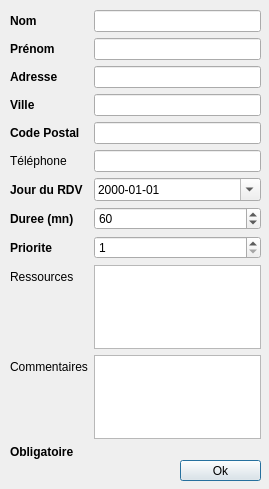
<?xml version="1.0" encoding="UTF-8"?>
<ui version="4.0">
 <class>DialogClient</class>
 <widget class="QDialog" name="DialogClient">
  <property name="geometry">
   <rect>
    <x>0</x>
    <y>0</y>
    <width>269</width>
    <height>489</height>
   </rect>
  </property>
  <property name="windowTitle">
   <string>Ajout d'un client</string>
  </property>
  <widget class="QWidget" name="formLayoutWidget">
   <property name="geometry">
    <rect>
     <x>10</x>
     <y>10</y>
     <width>251</width>
     <height>449</height>
    </rect>
   </property>
   <layout class="QFormLayout" name="formLayoutClient">
    <item row="0" column="0">
     <widget class="QLabel" name="lblNom">
      <property name="font">
       <font>
        <weight>75</weight>
        <bold>true</bold>
       </font>
      </property>
      <property name="text">
       <string>Nom</string>
      </property>
     </widget>
    </item>
    <item row="0" column="1">
     <widget class="QLineEdit" name="leNom">
      <property name="inputMask">
       <string/>
      </property>
     </widget>
    </item>
    <item row="1" column="0">
     <widget class="QLabel" name="lblPrenom">
      <property name="font">
       <font>
        <weight>75</weight>
        <bold>true</bold>
       </font>
      </property>
      <property name="text">
       <string>Prénom</string>
      </property>
     </widget>
    </item>
    <item row="1" column="1">
     <widget class="QLineEdit" name="lePrenom"/>
    </item>
    <item row="2" column="0">
     <widget class="QLabel" name="lblAdresse">
      <property name="font">
       <font>
        <weight>75</weight>
        <bold>true</bold>
       </font>
      </property>
      <property name="text">
       <string>Adresse</string>
      </property>
     </widget>
    </item>
    <item row="2" column="1">
     <widget class="QLineEdit" name="leAdresse"/>
    </item>
    <item row="3" column="0">
     <widget class="QLabel" name="lblVille">
      <property name="font">
       <font>
        <weight>75</weight>
        <bold>true</bold>
       </font>
      </property>
      <property name="frameShape">
       <enum>QFrame::NoFrame</enum>
      </property>
      <property name="text">
       <string>Ville</string>
      </property>
     </widget>
    </item>
    <item row="3" column="1">
     <widget class="QLineEdit" name="leVille"/>
    </item>
    <item row="4" column="0">
     <widget class="QLabel" name="lblCp">
      <property name="font">
       <font>
        <weight>75</weight>
        <bold>true</bold>
       </font>
      </property>
      <property name="text">
       <string>Code Postal</string>
      </property>
     </widget>
    </item>
    <item row="4" column="1">
     <widget class="QLineEdit" name="leCp">
      <property name="inputMask">
       <string/>
      </property>
      <property name="cursorPosition">
       <number>0</number>
      </property>
     </widget>
    </item>
    <item row="6" column="0">
     <widget class="QLabel" name="lblTel">
      <property name="text">
       <string>Téléphone</string>
      </property>
     </widget>
    </item>
    <item row="6" column="1">
     <widget class="QLineEdit" name="leTel">
      <property name="inputMask">
       <string/>
      </property>
      <property name="maxLength">
       <number>32767</number>
      </property>
     </widget>
    </item>
    <item row="7" column="0">
     <widget class="QLabel" name="lblJourRdv">
      <property name="font">
       <font>
        <weight>75</weight>
        <bold>true</bold>
       </font>
      </property>
      <property name="text">
       <string>Jour du RDV</string>
      </property>
     </widget>
    </item>
    <item row="7" column="1">
     <widget class="QDateEdit" name="deJourRdv">
      <property name="displayFormat">
       <string>yyyy-MM-dd</string>
      </property>
      <property name="calendarPopup">
       <bool>true</bool>
      </property>
     </widget>
    </item>
    <item row="8" column="0">
     <widget class="QLabel" name="lblDuree">
      <property name="font">
       <font>
        <weight>75</weight>
        <bold>true</bold>
       </font>
      </property>
      <property name="text">
       <string>Duree (mn)</string>
      </property>
     </widget>
    </item>
    <item row="8" column="1">
     <widget class="QSpinBox" name="sbDuree">
      <property name="maximum">
       <number>1000</number>
      </property>
      <property name="value">
       <number>60</number>
      </property>
     </widget>
    </item>
    <item row="9" column="0">
     <widget class="QLabel" name="lblPriorite">
      <property name="font">
       <font>
        <weight>75</weight>
        <bold>true</bold>
       </font>
      </property>
      <property name="text">
       <string>Priorite</string>
      </property>
     </widget>
    </item>
    <item row="9" column="1">
     <widget class="QSpinBox" name="sbPriorite">
      <property name="minimum">
       <number>1</number>
      </property>
      <property name="maximum">
       <number>5</number>
      </property>
      <property name="value">
       <number>1</number>
      </property>
     </widget>
    </item>
    <item row="10" column="0">
     <widget class="QLabel" name="lblRessources">
      <property name="text">
       <string>Ressources</string>
      </property>
     </widget>
    </item>
    <item row="10" column="1">
     <widget class="QListWidget" name="lwRessources"/>
    </item>
    <item row="12" column="0" colspan="2">
     <widget class="QLabel" name="lblObligatoire">
      <property name="font">
       <font>
        <weight>75</weight>
        <bold>true</bold>
       </font>
      </property>
      <property name="text">
       <string>Obligatoire</string>
      </property>
     </widget>
    </item>
    <item row="11" column="1">
     <widget class="QTextEdit" name="teCommentaires"/>
    </item>
    <item row="11" column="0">
     <widget class="QLabel" name="lblCommentaires">
      <property name="text">
       <string>Commentaires</string>
      </property>
     </widget>
    </item>
   </layout>
  </widget>
  <widget class="QPushButton" name="btnOk">
   <property name="geometry">
    <rect>
     <x>180</x>
     <y>460</y>
     <width>81</width>
     <height>21</height>
    </rect>
   </property>
   <property name="text">
    <string>Ok</string>
   </property>
  </widget>
 </widget>
 <tabstops>
  <tabstop>leNom</tabstop>
  <tabstop>lePrenom</tabstop>
  <tabstop>leAdresse</tabstop>
  <tabstop>leVille</tabstop>
  <tabstop>leCp</tabstop>
  <tabstop>leTel</tabstop>
  <tabstop>deJourRdv</tabstop>
  <tabstop>sbDuree</tabstop>
  <tabstop>sbPriorite</tabstop>
  <tabstop>lwRessources</tabstop>
 </tabstops>
 <resources/>
 <connections/>
</ui>
